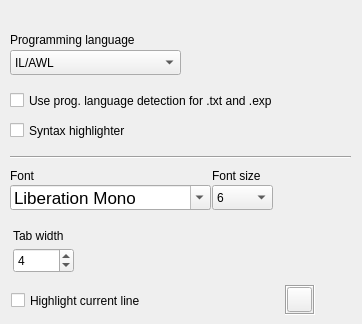
   <widget class="QWidget" name="Pref_page_1">
    <widget class="Line" name="Pref_line1_page_1">
     <property name="geometry">
      <rect>
       <x>10</x>
       <y>147</y>
       <width>341</width>
       <height>20</height>
      </rect>
     </property>
     <property name="minimumSize">
      <size>
       <width>341</width>
       <height>0</height>
      </size>
     </property>
     <property name="maximumSize">
      <size>
       <width>341</width>
       <height>16777215</height>
      </size>
     </property>
     <property name="orientation">
      <enum>Qt::Horizontal</enum>
     </property>
    </widget>
    <widget class="QWidget" name="layoutWidget">
     <property name="geometry">
      <rect>
       <x>10</x>
       <y>30</y>
       <width>201</width>
       <height>45</height>
      </rect>
     </property>
     <layout class="QVBoxLayout" name="Pref_VBoxLayout_prglanguage">
      <property name="spacing">
       <number>0</number>
      </property>
      <item>
       <widget class="QLabel" name="Pref_label_PrgLang">
        <property name="text">
         <string>Programming language</string>
        </property>
       </widget>
      </item>
      <item>
       <widget class="QComboBox" name="Pref_comboBox_PrgLang">
        <property name="minimumSize">
         <size>
          <width>171</width>
          <height>25</height>
         </size>
        </property>
        <property name="maximumSize">
         <size>
          <width>171</width>
          <height>25</height>
         </size>
        </property>
        <property name="accessibleName">
         <string/>
        </property>
        <item>
         <property name="text">
          <string>IL/AWL</string>
         </property>
        </item>
        <item>
         <property name="text">
          <string>Structured Text</string>
         </property>
        </item>
       </widget>
      </item>
     </layout>
    </widget>
    <widget class="QWidget" name="layoutWidget">
     <property name="geometry">
      <rect>
       <x>212</x>
       <y>167</y>
       <width>141</width>
       <height>43</height>
      </rect>
     </property>
     <layout class="QVBoxLayout" name="Pref_VBoxLayout_fontsize">
      <property name="spacing">
       <number>0</number>
      </property>
      <item>
       <widget class="QLabel" name="Pref_label_FontSize">
        <property name="text">
         <string>Font size</string>
        </property>
       </widget>
      </item>
      <item>
       <widget class="QComboBox" name="Pref_comboBox_FontSize">
        <property name="minimumSize">
         <size>
          <width>61</width>
          <height>25</height>
         </size>
        </property>
        <property name="maximumSize">
         <size>
          <width>61</width>
          <height>25</height>
         </size>
        </property>
        <property name="accessibleName">
         <string/>
        </property>
        <property name="currentIndex">
         <number>0</number>
        </property>
        <property name="modelColumn">
         <number>0</number>
        </property>
        <item>
         <property name="text">
          <string>6</string>
         </property>
        </item>
        <item>
         <property name="text">
          <string>7</string>
         </property>
        </item>
        <item>
         <property name="text">
          <string>8</string>
         </property>
        </item>
        <item>
         <property name="text">
          <string>9</string>
         </property>
        </item>
        <item>
         <property name="text">
          <string>10</string>
         </property>
        </item>
        <item>
         <property name="text">
          <string>11</string>
         </property>
        </item>
        <item>
         <property name="text">
          <string>12</string>
         </property>
        </item>
        <item>
         <property name="text">
          <string>14</string>
         </property>
        </item>
        <item>
         <property name="text">
          <string>16</string>
         </property>
        </item>
        <item>
         <property name="text">
          <string>18</string>
         </property>
        </item>
        <item>
         <property name="text">
          <string>20</string>
         </property>
        </item>
        <item>
         <property name="text">
          <string>24</string>
         </property>
        </item>
       </widget>
      </item>
     </layout>
    </widget>
    <widget class="QWidget" name="layoutWidget">
     <property name="geometry">
      <rect>
       <x>10</x>
       <y>167</y>
       <width>203</width>
       <height>43</height>
      </rect>
     </property>
     <layout class="QVBoxLayout" name="Pref_VBoxLayout_fontname">
      <property name="spacing">
       <number>0</number>
      </property>
      <item>
       <widget class="QLabel" name="Pref_label_FontName">
        <property name="sizePolicy">
         <sizepolicy hsizetype="Fixed" vsizetype="Preferred">
          <horstretch>0</horstretch>
          <verstretch>0</verstretch>
         </sizepolicy>
        </property>
        <property name="maximumSize">
         <size>
          <width>154</width>
          <height>24</height>
         </size>
        </property>
        <property name="text">
         <string>Font</string>
        </property>
       </widget>
      </item>
      <item>
       <widget class="QFontComboBox" name="Pref_comboBox_FontName">
        <property name="sizePolicy">
         <sizepolicy hsizetype="Fixed" vsizetype="Fixed">
          <horstretch>0</horstretch>
          <verstretch>0</verstretch>
         </sizepolicy>
        </property>
        <property name="minimumSize">
         <size>
          <width>201</width>
          <height>25</height>
         </size>
        </property>
        <property name="maximumSize">
         <size>
          <width>201</width>
          <height>25</height>
         </size>
        </property>
        <property name="font">
         <font>
          <family>Lucida Grande</family>
          <pointsize>13</pointsize>
         </font>
        </property>
        <property name="accessibleName">
         <string/>
        </property>
        <property name="editable">
         <bool>true</bool>
        </property>
        <property name="sizeAdjustPolicy">
         <enum>QComboBox::AdjustToContents</enum>
        </property>
        <property name="currentFont">
         <font>
          <family>Courier New</family>
         </font>
        </property>
       </widget>
      </item>
     </layout>
    </widget>
    <widget class="QCheckBox" name="Pref_checkBox_Syntaxhighlighter">
     <property name="geometry">
      <rect>
       <x>10</x>
       <y>120</y>
       <width>310</width>
       <height>21</height>
      </rect>
     </property>
     <property name="maximumSize">
      <size>
       <width>310</width>
       <height>16777215</height>
      </size>
     </property>
     <property name="accessibleName">
      <string/>
     </property>
     <property name="text">
      <string>Syntax highlighter</string>
     </property>
    </widget>
    <widget class="QCheckBox" name="Pref_checkBox_LinesHighlighter">
     <property name="geometry">
      <rect>
       <x>11</x>
       <y>290</y>
       <width>271</width>
       <height>21</height>
      </rect>
     </property>
     <property name="maximumSize">
      <size>
       <width>310</width>
       <height>16777215</height>
      </size>
     </property>
     <property name="accessibleName">
      <string/>
     </property>
     <property name="text">
      <string>Highlight current line</string>
     </property>
    </widget>
    <widget class="QWidget" name="layoutWidget">
     <property name="geometry">
      <rect>
       <x>11</x>
       <y>224</y>
       <width>201</width>
       <height>51</height>
      </rect>
     </property>
     <layout class="QVBoxLayout" name="Pref_VBoxLayout_tabwidth">
      <property name="spacing">
       <number>0</number>
      </property>
      <property name="leftMargin">
       <number>2</number>
      </property>
      <property name="bottomMargin">
       <number>1</number>
      </property>
      <item>
       <widget class="QLabel" name="Pref_label_TabWidth">
        <property name="sizePolicy">
         <sizepolicy hsizetype="Fixed" vsizetype="Preferred">
          <horstretch>0</horstretch>
          <verstretch>0</verstretch>
         </sizepolicy>
        </property>
        <property name="maximumSize">
         <size>
          <width>210</width>
          <height>24</height>
         </size>
        </property>
        <property name="text">
         <string>Tab width</string>
        </property>
       </widget>
      </item>
      <item>
       <widget class="QSpinBox" name="Pref_spinBox_TabWidth">
        <property name="sizePolicy">
         <sizepolicy hsizetype="Fixed" vsizetype="Fixed">
          <horstretch>0</horstretch>
          <verstretch>0</verstretch>
         </sizepolicy>
        </property>
        <property name="minimumSize">
         <size>
          <width>61</width>
          <height>25</height>
         </size>
        </property>
        <property name="maximumSize">
         <size>
          <width>61</width>
          <height>25</height>
         </size>
        </property>
        <property name="minimum">
         <number>2</number>
        </property>
        <property name="maximum">
         <number>99</number>
        </property>
        <property name="value">
         <number>4</number>
        </property>
       </widget>
      </item>
     </layout>
    </widget>
    <widget class="QToolButton" name="Pref_toolButton_HiLineColor">
     <property name="geometry">
      <rect>
       <x>287</x>
       <y>287</y>
       <width>25</width>
       <height>25</height>
      </rect>
     </property>
     <property name="minimumSize">
      <size>
       <width>25</width>
       <height>25</height>
      </size>
     </property>
     <property name="maximumSize">
      <size>
       <width>25</width>
       <height>25</height>
      </size>
     </property>
     <property name="text">
      <string/>
     </property>
     <property name="popupMode">
      <enum>QToolButton::DelayedPopup</enum>
     </property>
    </widget>
    <widget class="QFrame" name="Pref_frame_toolButton_HiLineColor">
     <property name="geometry">
      <rect>
       <x>285</x>
       <y>285</y>
       <width>30</width>
       <height>30</height>
      </rect>
     </property>
     <property name="minimumSize">
      <size>
       <width>30</width>
       <height>30</height>
      </size>
     </property>
     <property name="maximumSize">
      <size>
       <width>30</width>
       <height>30</height>
      </size>
     </property>
     <property name="frameShape">
      <enum>QFrame::Box</enum>
     </property>
     <property name="frameShadow">
      <enum>QFrame::Sunken</enum>
     </property>
     <property name="lineWidth">
      <number>1</number>
     </property>
    </widget>
    <widget class="QCheckBox" name="Pref_checkBox_usePrgLngDetection">
     <property name="geometry">
      <rect>
       <x>10</x>
       <y>90</y>
       <width>321</width>
       <height>21</height>
      </rect>
     </property>
     <property name="minimumSize">
      <size>
       <width>321</width>
       <height>0</height>
      </size>
     </property>
     <property name="maximumSize">
      <size>
       <width>341</width>
       <height>16777215</height>
      </size>
     </property>
     <property name="accessibleName">
      <string/>
     </property>
     <property name="text">
      <string>Use prog. language detection for .txt and .exp</string>
     </property>
    </widget>
    <zorder>Pref_frame_toolButton_HiLineColor</zorder>
    <zorder>Pref_line1_page_1</zorder>
    <zorder>layoutWidget</zorder>
    <zorder>layoutWidget</zorder>
    <zorder>layoutWidget</zorder>
    <zorder>Pref_checkBox_Syntaxhighlighter</zorder>
    <zorder>Pref_checkBox_LinesHighlighter</zorder>
    <zorder>layoutWidget</zorder>
    <zorder>Pref_checkBox_usePrgLngDetection</zorder>
    <zorder>Pref_toolButton_HiLineColor</zorder>
   </widget>
